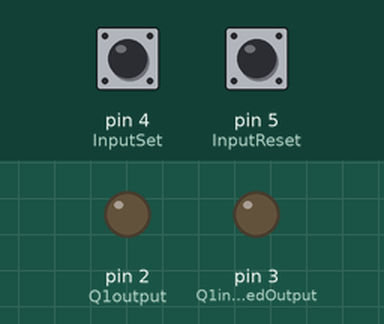
Bench run of a sketch on a simulated Arduino Uno, built with avr-gcc and run on an emulated ATmega328P. On the bench: output pins drawn as LEDs (lit = HIGH). The test bench sets the inputs (shaded band); at power-on: pin 4 (InputSet) HIGH, pin 5 (InputReset) HIGH.

Above: at 1.2 s.
1.3 s: pin 4 (InputSet) pulled LOW for 0.15 s
At 2.5 s:
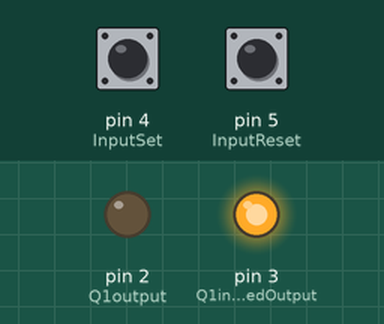
2.9 s: pin 5 (InputReset) pulled LOW for 0.15 s
At 3.9 s:
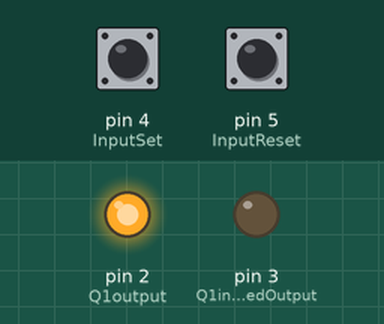
4.5 s: pin 4 (InputSet) pulled LOW for 1 s
At 5.1 s:
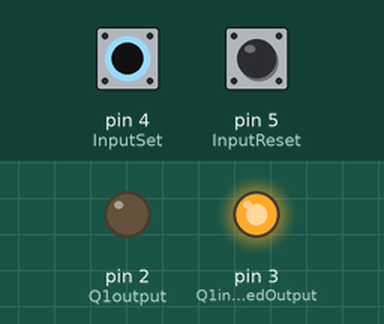
7.0 s: pin 5 (InputReset) pulled LOW for 1 s
At 8.3 s:
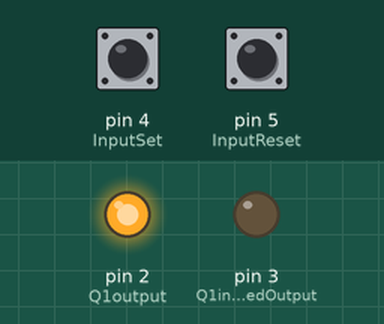
Timing chart, 0 to 10.0 s (numbered marks = the images above; inputs shaded):
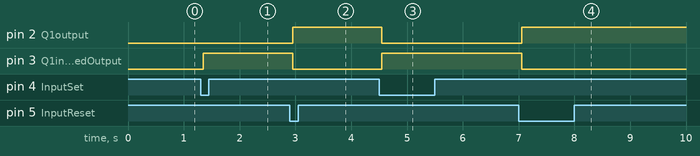

The sketch:

flip-flops-memory-arduino.ino
```cpp
#define Q1output 2
#define Q1invertedOutput 3

#define InputSet 4
#define InputReset 5

boolean SetInputState;
boolean ResetInputState;
boolean Q1state = true;


void setup() {
  // initialize the LED pin as an output:
  pinMode(Q1output, OUTPUT);
  pinMode(Q1invertedOutput, OUTPUT);
  // initialize the pushbutton pin as an input:
  pinMode(InputSet, INPUT);
  pinMode(InputReset, INPUT);

}

void loop() {

  // NAND R-S (Reset-Set) Flip flop

  SetInputState = digitalRead(InputSet);
  ResetInputState = digitalRead(InputReset);
  delay(50);

  if (Q1state == true){
    if ((SetInputState == false) && (ResetInputState == false)){
        digitalWrite(Q1output,true);
        digitalWrite(Q1invertedOutput, false);
    } else if ((SetInputState == false) && (ResetInputState == true)){
        digitalWrite(Q1output,false);
        digitalWrite(Q1invertedOutput, true);
        Q1state = true;
    } else if ((SetInputState == true) && (ResetInputState == false)){
        digitalWrite(Q1output, true);
        digitalWrite(Q1invertedOutput, false);
        Q1state = false;
    } else if ((SetInputState == true) && (ResetInputState == true)){

    }
  } else{
    if ((SetInputState == false) && (ResetInputState == false)){
        digitalWrite(Q1output, false);
        digitalWrite(Q1invertedOutput, true);
    } else if ((SetInputState == false) && (ResetInputState == true)){
        digitalWrite(Q1output, false);
        digitalWrite(Q1invertedOutput, true);
        Q1state = true;
    } else if ((SetInputState == true) && (ResetInputState == false)){
        digitalWrite(Q1output, true);
        digitalWrite(Q1invertedOutput, false);
        Q1state = false;
    } else if ((SetInputState == true) && (ResetInputState == true)){

    }
  }


}
```

Measured:
- after the input at 1.3 s, pin 3 (Q1invertedOutput): LOW → HIGH after 0.05 s
- after the input at 2.9 s, pin 2 (Q1output): LOW → HIGH after 0.05 s; pin 3 (Q1invertedOutput): HIGH → LOW after 0.05 s
- after the input at 4.5 s, pin 2 (Q1output): HIGH → LOW after 0.05 s; pin 3 (Q1invertedOutput): LOW → HIGH after 0.05 s
- after the input at 7.0 s, pin 2 (Q1output): LOW → HIGH after 0.05 s; pin 3 (Q1invertedOutput): HIGH → LOW after 0.05 s
